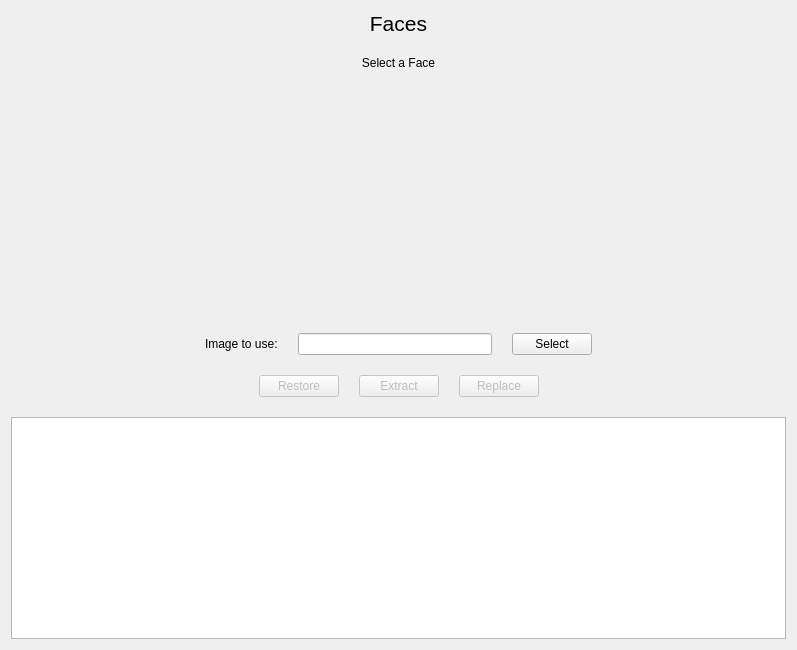
<?xml version="1.0" encoding="UTF-8"?>
<ui version="4.0">
 <class>Face</class>
 <widget class="QWidget" name="Face">
  <property name="geometry">
   <rect>
    <x>0</x>
    <y>0</y>
    <width>797</width>
    <height>650</height>
   </rect>
  </property>
  <property name="windowTitle">
   <string>Form</string>
  </property>
  <layout class="QVBoxLayout" name="verticalLayout">
   <property name="spacing">
    <number>20</number>
   </property>
   <item>
    <widget class="QLabel" name="label">
     <property name="font">
      <font>
       <pointsize>16</pointsize>
      </font>
     </property>
     <property name="text">
      <string>Faces</string>
     </property>
     <property name="alignment">
      <set>Qt::AlignmentFlag::AlignHCenter|Qt::AlignmentFlag::AlignTop</set>
     </property>
    </widget>
   </item>
   <item>
    <widget class="QLabel" name="bundle">
     <property name="sizePolicy">
      <sizepolicy hsizetype="Preferred" vsizetype="Preferred">
       <horstretch>0</horstretch>
       <verstretch>0</verstretch>
      </sizepolicy>
     </property>
     <property name="minimumSize">
      <size>
       <width>100</width>
       <height>0</height>
      </size>
     </property>
     <property name="text">
      <string>Select a Face</string>
     </property>
     <property name="alignment">
      <set>Qt::AlignmentFlag::AlignHCenter|Qt::AlignmentFlag::AlignTop</set>
     </property>
    </widget>
   </item>
   <item>
    <layout class="QHBoxLayout" name="main_content">
     <item>
      <spacer name="horizontalSpacer_5">
       <property name="orientation">
        <enum>Qt::Orientation::Horizontal</enum>
       </property>
       <property name="sizeHint" stdset="0">
        <size>
         <width>40</width>
         <height>20</height>
        </size>
       </property>
      </spacer>
     </item>
     <item>
      <widget class="QLabel" name="current">
       <property name="sizePolicy">
        <sizepolicy hsizetype="Expanding" vsizetype="Expanding">
         <horstretch>0</horstretch>
         <verstretch>0</verstretch>
        </sizepolicy>
       </property>
       <property name="minimumSize">
        <size>
         <width>1</width>
         <height>1</height>
        </size>
       </property>
       <property name="maximumSize">
        <size>
         <width>256</width>
         <height>374</height>
        </size>
       </property>
       <property name="toolTip">
        <string>Current</string>
       </property>
       <property name="text">
        <string/>
       </property>
       <property name="pixmap">
        <pixmap resource="../resources.qrc">:/card/images/token.png</pixmap>
       </property>
       <property name="scaledContents">
        <bool>true</bool>
       </property>
       <property name="alignment">
        <set>Qt::AlignmentFlag::AlignHCenter|Qt::AlignmentFlag::AlignTop</set>
       </property>
      </widget>
     </item>
     <item>
      <spacer name="horizontalSpacer_7">
       <property name="orientation">
        <enum>Qt::Orientation::Horizontal</enum>
       </property>
       <property name="sizeHint" stdset="0">
        <size>
         <width>40</width>
         <height>20</height>
        </size>
       </property>
      </spacer>
     </item>
     <item>
      <layout class="QVBoxLayout" name="verticalLayout_5">
       <property name="sizeConstraint">
        <enum>QLayout::SizeConstraint::SetMinimumSize</enum>
       </property>
      </layout>
     </item>
     <item>
      <spacer name="horizontalSpacer_8">
       <property name="orientation">
        <enum>Qt::Orientation::Horizontal</enum>
       </property>
       <property name="sizeHint" stdset="0">
        <size>
         <width>40</width>
         <height>20</height>
        </size>
       </property>
      </spacer>
     </item>
     <item>
      <widget class="QLabel" name="preview">
       <property name="sizePolicy">
        <sizepolicy hsizetype="Maximum" vsizetype="Maximum">
         <horstretch>0</horstretch>
         <verstretch>0</verstretch>
        </sizepolicy>
       </property>
       <property name="maximumSize">
        <size>
         <width>256</width>
         <height>374</height>
        </size>
       </property>
       <property name="toolTip">
        <string>Preview</string>
       </property>
       <property name="text">
        <string/>
       </property>
       <property name="pixmap">
        <pixmap resource="../resources.qrc">:/card/images/token.png</pixmap>
       </property>
       <property name="scaledContents">
        <bool>true</bool>
       </property>
       <property name="alignment">
        <set>Qt::AlignmentFlag::AlignHCenter|Qt::AlignmentFlag::AlignTop</set>
       </property>
      </widget>
     </item>
     <item>
      <spacer name="horizontalSpacer_6">
       <property name="orientation">
        <enum>Qt::Orientation::Horizontal</enum>
       </property>
       <property name="sizeHint" stdset="0">
        <size>
         <width>40</width>
         <height>20</height>
        </size>
       </property>
      </spacer>
     </item>
    </layout>
   </item>
   <item>
    <layout class="QHBoxLayout" name="horizontalLayout_3">
     <item>
      <spacer name="horizontalSpacer_4">
       <property name="orientation">
        <enum>Qt::Orientation::Horizontal</enum>
       </property>
       <property name="sizeHint" stdset="0">
        <size>
         <width>40</width>
         <height>20</height>
        </size>
       </property>
      </spacer>
     </item>
     <item>
      <layout class="QVBoxLayout" name="verticalLayout_2">
       <item>
        <widget class="QLabel" name="label_4">
         <property name="text">
          <string>Image to use:</string>
         </property>
        </widget>
       </item>
      </layout>
     </item>
     <item>
      <layout class="QVBoxLayout" name="verticalLayout_3">
       <item>
        <widget class="QLineEdit" name="assetEdit">
         <property name="enabled">
          <bool>true</bool>
         </property>
         <property name="readOnly">
          <bool>true</bool>
         </property>
        </widget>
       </item>
      </layout>
     </item>
     <item>
      <layout class="QVBoxLayout" name="verticalLayout_4">
       <item>
        <widget class="QPushButton" name="selectButton">
         <property name="cursor">
          <cursorShape>PointingHandCursor</cursorShape>
         </property>
         <property name="text">
          <string>Select</string>
         </property>
         <property name="icon">
          <iconset theme="QIcon::ThemeIcon::DocumentOpen"/>
         </property>
        </widget>
       </item>
      </layout>
     </item>
     <item>
      <spacer name="horizontalSpacer">
       <property name="orientation">
        <enum>Qt::Orientation::Horizontal</enum>
       </property>
       <property name="sizeHint" stdset="0">
        <size>
         <width>40</width>
         <height>20</height>
        </size>
       </property>
      </spacer>
     </item>
    </layout>
   </item>
   <item>
    <layout class="QHBoxLayout" name="horizontalLayout_4">
     <item>
      <spacer name="horizontalSpacer_2">
       <property name="orientation">
        <enum>Qt::Orientation::Horizontal</enum>
       </property>
       <property name="sizeType">
        <enum>QSizePolicy::Policy::Expanding</enum>
       </property>
       <property name="sizeHint" stdset="0">
        <size>
         <width>120</width>
         <height>20</height>
        </size>
       </property>
      </spacer>
     </item>
     <item>
      <widget class="QPushButton" name="restoreButton">
       <property name="enabled">
        <bool>false</bool>
       </property>
       <property name="cursor">
        <cursorShape>PointingHandCursor</cursorShape>
       </property>
       <property name="text">
        <string>Restore</string>
       </property>
      </widget>
     </item>
     <item>
      <widget class="QPushButton" name="extractButton">
       <property name="enabled">
        <bool>false</bool>
       </property>
       <property name="sizePolicy">
        <sizepolicy hsizetype="Fixed" vsizetype="Fixed">
         <horstretch>0</horstretch>
         <verstretch>0</verstretch>
        </sizepolicy>
       </property>
       <property name="cursor">
        <cursorShape>PointingHandCursor</cursorShape>
       </property>
       <property name="layoutDirection">
        <enum>Qt::LayoutDirection::LeftToRight</enum>
       </property>
       <property name="text">
        <string>Extract</string>
       </property>
      </widget>
     </item>
     <item>
      <widget class="QPushButton" name="replaceButton">
       <property name="enabled">
        <bool>false</bool>
       </property>
       <property name="sizePolicy">
        <sizepolicy hsizetype="Fixed" vsizetype="Fixed">
         <horstretch>0</horstretch>
         <verstretch>0</verstretch>
        </sizepolicy>
       </property>
       <property name="cursor">
        <cursorShape>PointingHandCursor</cursorShape>
       </property>
       <property name="layoutDirection">
        <enum>Qt::LayoutDirection::LeftToRight</enum>
       </property>
       <property name="text">
        <string>Replace</string>
       </property>
      </widget>
     </item>
     <item>
      <spacer name="horizontalSpacer_3">
       <property name="orientation">
        <enum>Qt::Orientation::Horizontal</enum>
       </property>
       <property name="sizeHint" stdset="0">
        <size>
         <width>40</width>
         <height>20</height>
        </size>
       </property>
      </spacer>
     </item>
    </layout>
   </item>
   <item>
    <widget class="QListView" name="facesView">
     <property name="cursor" stdset="0">
      <cursorShape>PointingHandCursor</cursorShape>
     </property>
     <property name="frameShape">
      <enum>QFrame::Shape::StyledPanel</enum>
     </property>
     <property name="iconSize">
      <size>
       <width>256</width>
       <height>362</height>
      </size>
     </property>
     <property name="resizeMode">
      <enum>QListView::ResizeMode::Adjust</enum>
     </property>
     <property name="layoutMode">
      <enum>QListView::LayoutMode::Batched</enum>
     </property>
     <property name="spacing">
      <number>2</number>
     </property>
     <property name="viewMode">
      <enum>QListView::ViewMode::IconMode</enum>
     </property>
    </widget>
   </item>
  </layout>
 </widget>
 <resources>
  <include location="../resources.qrc"/>
 </resources>
 <connections/>
</ui>
